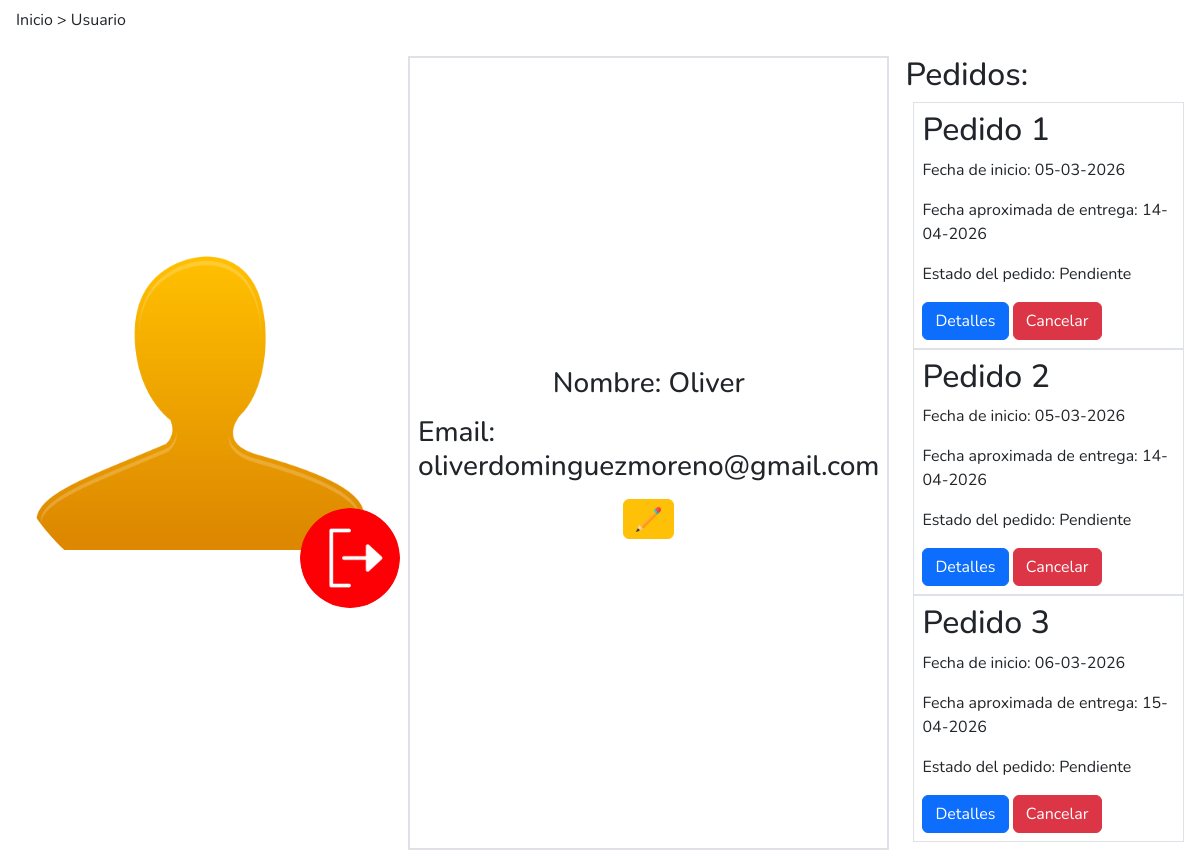
Screenshot of /Web/View/usuario.php (signed in) with the database file from the repository.
### tables this page shows
CREATE TABLE `pedidos` (
  `id` int(11) NOT NULL,
  `id_cliente` int(11) NOT NULL,
  `fecha_inicio` date NOT NULL,
  `fecha_final` date NOT NULL,
  `estado` enum('Pendiente','Cancelado','Completado') NOT NULL DEFAULT 'Pendiente',
  `creado` date NOT NULL DEFAULT current_timestamp()
);

### Web/View/usuario.php (the view, shortened to what this page needs)
<?php
    include("../Controller/db.inc");
    $id = $_SESSION["id"];
    $sql = "SELECT * FROM pedidos WHERE id_cliente=$id";
    $res = mysqli_query($conn, $sql);
    if($res){
        $pedidos = mysqli_fetch_all($res, MYSQLI_ASSOC);
    }
?>
<!DOCTYPE html>
<html lang="es">
<head>
    <link rel="stylesheet" href="https://cdn.jsdelivr.net/npm/bootstrap-icons@1.10.5/font/bootstrap-icons.css">
    <link href="https://cdn.jsdelivr.net/npm/bootstrap@5.3.8/dist/css/bootstrap.min.css" rel="stylesheet">
    <link href="index.css" rel="stylesheet">
</head>
<body>
    <p class="ms-3 mt-2"><a title="Inicio" href="index.php">Inicio</a> > <a title="Usuario" href="usuario.php">Usuario</a></p>
    <main class="d-flex flex-lg-row flex-column justify-content-center">
        <div class="d-flex flex-column justify-content-center align-items-center w-100 vw-50">
            <img id="usr" src="<?php if($_SESSION["imagen"] != ""){ echo($_SESSION["imagen"]); } else{ echo("./img/people.png"); } ?>" width="400px" height="400px">
            <a href="../Controller/desc.php"><img id="desc" src="./img/8917901.png"></a>
        </div>
            <div id="d_usr" class="d-flex flex-column d-md-flex align-items-center justify-content-center m-2 p-2 border border-2 w-100 h3">
                <p id="nombre_usr">Nombre: <?= $_SESSION["nombre"] ?></p>
                <p id="email">Email: <?= $_SESSION["email"] ?></p>
                <button type="button" class="btn btn-warning" data-bs-toggle="modal" data-bs-target="#exampleModal">
                    <img src="./img/pencil.png" width="25px">
                </button>
            </div>
            <?php if(count($pedidos) > 0): ?>
            <div class="p-2 vw-100">
                <h2>Pedidos:</h2>
                <div class="m-2">
                    <?php $contador = 1;
                        foreach ($pedidos as $pedido):
                        $fecha_inicio = strtotime($pedido["fecha_inicio"]);
                        $fecha_inicio = date("d-m-Y", $fecha_inicio);
                        $fecha_final = strtotime($pedido["fecha_final"]);
                        $fecha_final = date("d-m-Y", $fecha_final);
                    ?>
                        <div class="border border-1 p-2">
                        <h2>Pedido <?= $contador ?></h2>
                            <p><?= "Fecha de inicio: " . $fecha_inicio ?></p>
                            <p><?= "Fecha aproximada de entrega: " . $fecha_final ?></p>
                            <p><?= "Estado del pedido: " . $pedido["estado"] ?></p>
                            <button type="button" class="btn btn-primary" data-bs-toggle="modal" data-bs-target="#<?= $pedido["id"] ?>">
                                Detalles
                            </button>
                            <button class="btn btn-danger" data-bs-toggle="modal" data-bs-target="#<?= $pedido["id"] ?>_del">Cancelar</button>
                        </div>
                    <?php
                        $contador++;
                        endforeach;
                    ?>
                </div>
            </div>
            <?php endif; ?>
    </main>
</body>
</html>

### Web/View/index.css (style rules this page uses)
html { width: 100%; }
* { font-family: "Nunito", sans-serif; font-style: normal; }
a { text-decoration: none; color:inherit; }
#desc { position: relative; border-radius: 50%; bottom:95px; left:150px; width: 100px; height:100px; }
#d_usr { min-height: 400px; }
#usr { border-radius: 50%; }
.btn-primary { transition: 0.2s ease-in; }
main { min-height: 600px; }

### rows the page displays
pedidos: fecha_inicio "05-03-2026", fecha_final "14-04-2026", estado "Pendiente"
pedidos: fecha_inicio "05-03-2026", fecha_final "14-04-2026", estado "Pendiente"
pedidos: fecha_inicio "06-03-2026", fecha_final "15-04-2026", estado "Pendiente"

### other values shown
$_SESSION["nombre"] "Oliver"
$_SESSION["email"] "oliverdominguezmoreno@gmail.com"
